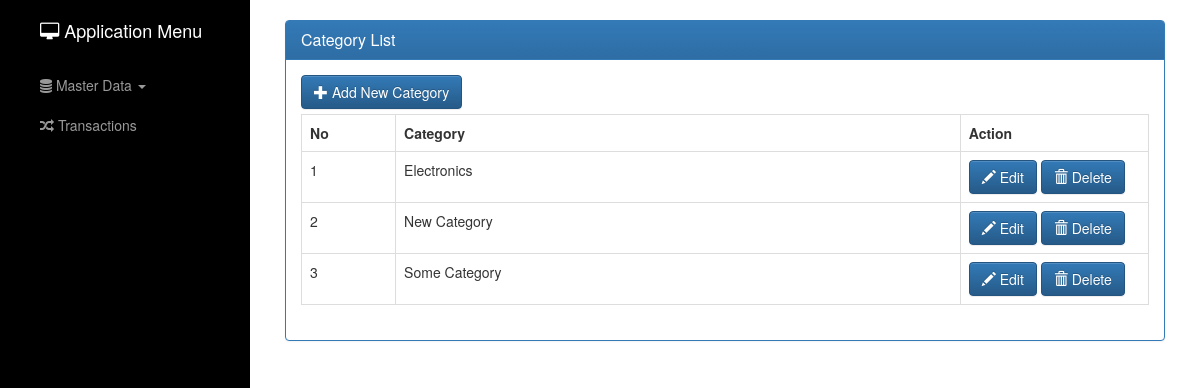
Screenshot of /view/v_category.php with the database file from the repository.
### tables this page shows
CREATE TABLE `categories` (
  `id` int(11) NOT NULL AUTO_INCREMENT,
  `name` varchar(256) NOT NULL,
  `created` datetime NOT NULL,
  `modified` timestamp NOT NULL DEFAULT CURRENT_TIMESTAMP,
  PRIMARY KEY (`id`)
);

### model/dao/categoryDAO.php (called while the page is built, shortened)
<?php
include_once '../model/category.php';
class CategoryDAO implements CategoryInterface{
    public function selectAll($conn) {
        $result = $conn->query("SELECT * FROM categories ORDER BY name");
        $categories = array();
        if($result->num_rows > 0){
            $index = 0;
             while($row = $result->fetch_assoc()) {
                $cat = new Category();
                $cat->setId($row["id"]);
                $cat->setName($row["name"]);
                $categories[$index] = $cat;
                $index++;
            }
        }
        return $categories;
    }
}
?>

### model/category.php (called while the page is built, shortened)
<?php
class Category{
    public $id;
    public $name;
	function setId($par){
       $this->id = $par;
    }
    function getId(){
       return $this->id;
    }
	function setName($par){
       $this->name = $par;
    }
    function getName(){
       return $this->name;
    }
}
?>

### view/v_category.php (the view, shortened to what this page needs)
<?php
include_once "../header.php";
?>
    <button type="submit" class="btn btn-primary" onclick="showEditCategory()" id="btnAddCategory">
    <span class="glyphicon glyphicon-plus" aria-hidden="true"></span> Add New Category
    </button>
    <table class='table table-hover table-responsive table-bordered' id="table_category" >
        <th>No</th>
        <th>Category</th>
        <th>Action</th>
				<?php
				include_once '../model/dao/categoryDAO.php';
                $database = new Database();
                $db = $database->getConnection();
                $dao = new CategoryDAO();
                $stmt = $dao->selectAll($db);
                $no = 1;
                foreach($stmt as $value){
                    echo '<tr><td class="col-md-1">'.$no.'</td>';
                    echo '<td class="col-md-6">'.$value->getName().'</td>';
                    echo '<td class="col-md-2">';
                    echo '<button type="submit" class="btn btn-primary" onclick="getCategory('.$value->getId().')">';
                    echo '      <span class="glyphicon glyphicon-pencil" aria-hidden="true"></span> Edit';
                    echo '</button>';
                    echo '<button type="submit" class="btn btn-primary" onclick="deleteCategory('.$value->getId().')">';
                    echo '      <span class="glyphicon glyphicon-trash" aria-hidden="true"></span> Delete';
                    echo '</button>';
                    echo '</td></tr>';
                    $no++;
                }
				?>
    </table>
<?php
    include_once "../footer.php";
?>

### rows the page displays
categories: name "Electronics"
categories: name "New Category"
categories: name "Some Category"

### other values shown
$page_title "Category List"
